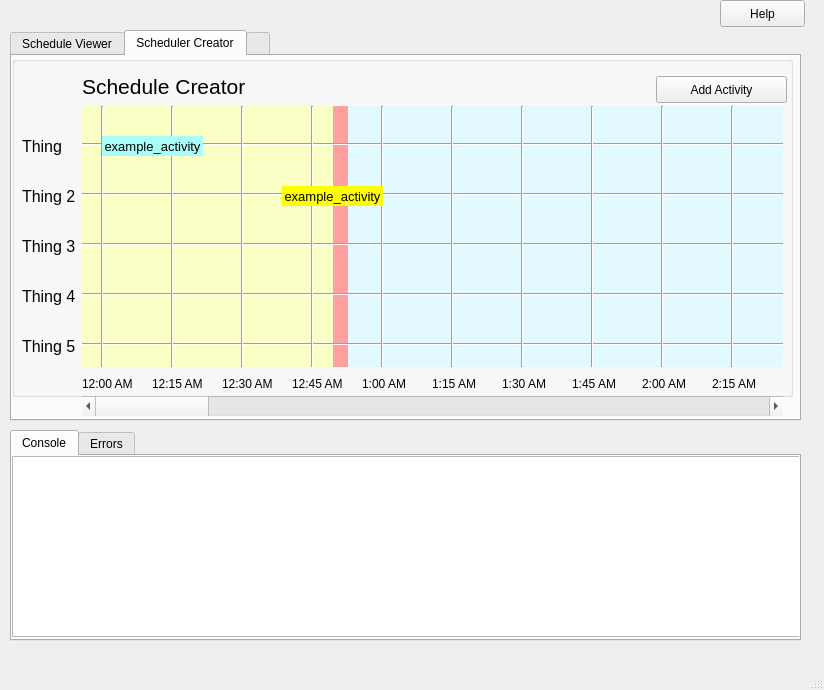
<?xml version="1.0" encoding="UTF-8"?>
<ui version="4.0">
 <class>MainWindow</class>
 <widget class="QMainWindow" name="MainWindow">
  <property name="geometry">
   <rect>
    <x>0</x>
    <y>0</y>
    <width>824</width>
    <height>690</height>
   </rect>
  </property>
  <property name="windowTitle">
   <string>ELFIN Proto GUI</string>
  </property>
  <widget class="QWidget" name="centralwidget">
   <widget class="QTabWidget" name="tabControl">
    <property name="geometry">
     <rect>
      <x>10</x>
      <y>30</y>
      <width>791</width>
      <height>391</height>
     </rect>
    </property>
    <property name="currentIndex">
     <number>1</number>
    </property>
    <widget class="QWidget" name="tab">
     <attribute name="title">
      <string>Schedule Viewer</string>
     </attribute>
     <widget class="QGroupBox" name="schedule_viewer_group_box">
      <property name="geometry">
       <rect>
        <x>0</x>
        <y>0</y>
        <width>781</width>
        <height>341</height>
       </rect>
      </property>
      <property name="title">
       <string/>
      </property>
      <widget class="QLabel" name="label">
       <property name="geometry">
        <rect>
         <x>10</x>
         <y>80</y>
         <width>61</width>
         <height>21</height>
        </rect>
       </property>
       <property name="font">
        <font>
         <pointsize>12</pointsize>
        </font>
       </property>
       <property name="text">
        <string>Thing</string>
       </property>
      </widget>
      <widget class="QLabel" name="label_2">
       <property name="geometry">
        <rect>
         <x>10</x>
         <y>130</y>
         <width>61</width>
         <height>21</height>
        </rect>
       </property>
       <property name="font">
        <font>
         <pointsize>12</pointsize>
        </font>
       </property>
       <property name="text">
        <string>Thing 2</string>
       </property>
      </widget>
      <widget class="QLabel" name="label_3">
       <property name="geometry">
        <rect>
         <x>10</x>
         <y>180</y>
         <width>61</width>
         <height>21</height>
        </rect>
       </property>
       <property name="font">
        <font>
         <pointsize>12</pointsize>
        </font>
       </property>
       <property name="text">
        <string>Thing 3</string>
       </property>
      </widget>
      <widget class="QLabel" name="label_4">
       <property name="geometry">
        <rect>
         <x>10</x>
         <y>230</y>
         <width>61</width>
         <height>21</height>
        </rect>
       </property>
       <property name="font">
        <font>
         <pointsize>12</pointsize>
        </font>
       </property>
       <property name="text">
        <string>Thing 4</string>
       </property>
      </widget>
      <widget class="QLabel" name="label_5">
       <property name="geometry">
        <rect>
         <x>10</x>
         <y>280</y>
         <width>61</width>
         <height>21</height>
        </rect>
       </property>
       <property name="font">
        <font>
         <pointsize>12</pointsize>
        </font>
       </property>
       <property name="text">
        <string>Thing 5</string>
       </property>
      </widget>
      <widget class="QLabel" name="schedule_viewer_label">
       <property name="geometry">
        <rect>
         <x>70</x>
         <y>20</y>
         <width>231</width>
         <height>21</height>
        </rect>
       </property>
       <property name="font">
        <font>
         <pointsize>16</pointsize>
        </font>
       </property>
       <property name="text">
        <string>Schedule Viewer</string>
       </property>
      </widget>
      <widget class="QLabel" name="example_zone_2">
       <property name="geometry">
        <rect>
         <x>330</x>
         <y>50</y>
         <width>441</width>
         <height>261</height>
        </rect>
       </property>
       <property name="toolTip">
        <string>some other zone</string>
       </property>
       <property name="styleSheet">
        <string notr="true">QLabel { background-color : rgb(225, 249, 255); color : black; }</string>
       </property>
       <property name="text">
        <string/>
       </property>
      </widget>
      <widget class="QLabel" name="example_event_1">
       <property name="geometry">
        <rect>
         <x>316</x>
         <y>50</y>
         <width>20</width>
         <height>261</height>
        </rect>
       </property>
       <property name="toolTip">
        <string>some event</string>
       </property>
       <property name="styleSheet">
        <string notr="true">QLabel { background-color : rgb(255, 160, 160); color : black; }</string>
       </property>
       <property name="text">
        <string/>
       </property>
      </widget>
      <widget class="QLabel" name="example_zone_1">
       <property name="geometry">
        <rect>
         <x>70</x>
         <y>50</y>
         <width>251</width>
         <height>261</height>
        </rect>
       </property>
       <property name="toolTip">
        <string>some zone</string>
       </property>
       <property name="styleSheet">
        <string notr="true">QLabel { background-color :rgb(250, 255, 198); color : black; }</string>
       </property>
       <property name="text">
        <string/>
       </property>
      </widget>
      <widget class="Line" name="horizontal_line_4">
       <property name="geometry">
        <rect>
         <x>70</x>
         <y>230</y>
         <width>701</width>
         <height>16</height>
        </rect>
       </property>
       <property name="orientation">
        <enum>Qt::Horizontal</enum>
       </property>
      </widget>
      <widget class="Line" name="horizontal_line_1">
       <property name="geometry">
        <rect>
         <x>70</x>
         <y>80</y>
         <width>701</width>
         <height>16</height>
        </rect>
       </property>
       <property name="orientation">
        <enum>Qt::Horizontal</enum>
       </property>
      </widget>
      <widget class="Line" name="horizontal_line_5">
       <property name="geometry">
        <rect>
         <x>70</x>
         <y>280</y>
         <width>701</width>
         <height>16</height>
        </rect>
       </property>
       <property name="orientation">
        <enum>Qt::Horizontal</enum>
       </property>
      </widget>
      <widget class="Line" name="horizontal_line_3">
       <property name="geometry">
        <rect>
         <x>70</x>
         <y>180</y>
         <width>701</width>
         <height>16</height>
        </rect>
       </property>
       <property name="orientation">
        <enum>Qt::Horizontal</enum>
       </property>
      </widget>
      <widget class="Line" name="horizontal_line_2">
       <property name="geometry">
        <rect>
         <x>70</x>
         <y>130</y>
         <width>701</width>
         <height>16</height>
        </rect>
       </property>
       <property name="orientation">
        <enum>Qt::Horizontal</enum>
       </property>
      </widget>
      <widget class="QLabel" name="example_time_label_1">
       <property name="geometry">
        <rect>
         <x>70</x>
         <y>320</y>
         <width>52</width>
         <height>15</height>
        </rect>
       </property>
       <property name="text">
        <string>12:00 AM</string>
       </property>
      </widget>
      <widget class="QLabel" name="example_time_label_2">
       <property name="geometry">
        <rect>
         <x>140</x>
         <y>320</y>
         <width>52</width>
         <height>15</height>
        </rect>
       </property>
       <property name="text">
        <string>12:15 AM</string>
       </property>
      </widget>
      <widget class="QLabel" name="example_time_label_3">
       <property name="geometry">
        <rect>
         <x>210</x>
         <y>320</y>
         <width>52</width>
         <height>15</height>
        </rect>
       </property>
       <property name="text">
        <string>12:30 AM</string>
       </property>
      </widget>
      <widget class="QLabel" name="example_time_label_4">
       <property name="geometry">
        <rect>
         <x>280</x>
         <y>320</y>
         <width>52</width>
         <height>15</height>
        </rect>
       </property>
       <property name="text">
        <string>12:45 AM</string>
       </property>
      </widget>
      <widget class="QLabel" name="example_time_label_5">
       <property name="geometry">
        <rect>
         <x>350</x>
         <y>320</y>
         <width>52</width>
         <height>15</height>
        </rect>
       </property>
       <property name="text">
        <string>1:00 AM</string>
       </property>
      </widget>
      <widget class="QLabel" name="example_time_label_6">
       <property name="geometry">
        <rect>
         <x>420</x>
         <y>320</y>
         <width>52</width>
         <height>15</height>
        </rect>
       </property>
       <property name="text">
        <string>1:15 AM</string>
       </property>
      </widget>
      <widget class="QLabel" name="example_time_label_7">
       <property name="geometry">
        <rect>
         <x>490</x>
         <y>320</y>
         <width>52</width>
         <height>15</height>
        </rect>
       </property>
       <property name="text">
        <string>1:30 AM</string>
       </property>
      </widget>
      <widget class="QLabel" name="example_time_label_8">
       <property name="geometry">
        <rect>
         <x>560</x>
         <y>320</y>
         <width>52</width>
         <height>15</height>
        </rect>
       </property>
       <property name="text">
        <string>1:45 AM</string>
       </property>
      </widget>
      <widget class="QLabel" name="example_time_label_9">
       <property name="geometry">
        <rect>
         <x>630</x>
         <y>320</y>
         <width>52</width>
         <height>15</height>
        </rect>
       </property>
       <property name="text">
        <string>2:00 AM</string>
       </property>
      </widget>
      <widget class="QLabel" name="example_time_label_10">
       <property name="geometry">
        <rect>
         <x>700</x>
         <y>320</y>
         <width>52</width>
         <height>15</height>
        </rect>
       </property>
       <property name="text">
        <string>2:15 AM</string>
       </property>
      </widget>
      <widget class="Line" name="vertical_line_1">
       <property name="geometry">
        <rect>
         <x>80</x>
         <y>50</y>
         <width>20</width>
         <height>261</height>
        </rect>
       </property>
       <property name="orientation">
        <enum>Qt::Vertical</enum>
       </property>
      </widget>
      <widget class="Line" name="vertical_line_2">
       <property name="geometry">
        <rect>
         <x>150</x>
         <y>50</y>
         <width>20</width>
         <height>261</height>
        </rect>
       </property>
       <property name="orientation">
        <enum>Qt::Vertical</enum>
       </property>
      </widget>
      <widget class="Line" name="vertical_line_3">
       <property name="geometry">
        <rect>
         <x>220</x>
         <y>50</y>
         <width>20</width>
         <height>261</height>
        </rect>
       </property>
       <property name="orientation">
        <enum>Qt::Vertical</enum>
       </property>
      </widget>
      <widget class="Line" name="vertical_line_4">
       <property name="geometry">
        <rect>
         <x>290</x>
         <y>50</y>
         <width>20</width>
         <height>261</height>
        </rect>
       </property>
       <property name="orientation">
        <enum>Qt::Vertical</enum>
       </property>
      </widget>
      <widget class="Line" name="vertical_line_5">
       <property name="geometry">
        <rect>
         <x>360</x>
         <y>50</y>
         <width>20</width>
         <height>261</height>
        </rect>
       </property>
       <property name="orientation">
        <enum>Qt::Vertical</enum>
       </property>
      </widget>
      <widget class="Line" name="vertical_line_6">
       <property name="geometry">
        <rect>
         <x>430</x>
         <y>50</y>
         <width>20</width>
         <height>261</height>
        </rect>
       </property>
       <property name="orientation">
        <enum>Qt::Vertical</enum>
       </property>
      </widget>
      <widget class="Line" name="vertical_line_7">
       <property name="geometry">
        <rect>
         <x>500</x>
         <y>50</y>
         <width>20</width>
         <height>261</height>
        </rect>
       </property>
       <property name="orientation">
        <enum>Qt::Vertical</enum>
       </property>
      </widget>
      <widget class="Line" name="vertical_line_8">
       <property name="geometry">
        <rect>
         <x>570</x>
         <y>50</y>
         <width>20</width>
         <height>261</height>
        </rect>
       </property>
       <property name="orientation">
        <enum>Qt::Vertical</enum>
       </property>
      </widget>
      <widget class="Line" name="vertical_line_9">
       <property name="geometry">
        <rect>
         <x>640</x>
         <y>50</y>
         <width>20</width>
         <height>261</height>
        </rect>
       </property>
       <property name="orientation">
        <enum>Qt::Vertical</enum>
       </property>
      </widget>
      <widget class="Line" name="vertical_line_10">
       <property name="geometry">
        <rect>
         <x>710</x>
         <y>50</y>
         <width>20</width>
         <height>261</height>
        </rect>
       </property>
       <property name="orientation">
        <enum>Qt::Vertical</enum>
       </property>
      </widget>
      <widget class="QLabel" name="example_activity_label_1">
       <property name="geometry">
        <rect>
         <x>90</x>
         <y>80</y>
         <width>101</width>
         <height>21</height>
        </rect>
       </property>
       <property name="font">
        <font>
         <pointsize>10</pointsize>
        </font>
       </property>
       <property name="toolTip">
        <string>This  is an example status for an activity</string>
       </property>
       <property name="styleSheet">
        <string notr="true">QLabel { background-color : rgb(169, 253, 248); color : black; }</string>
       </property>
       <property name="text">
        <string>example_activity</string>
       </property>
      </widget>
      <widget class="QLabel" name="example_activity_label_2">
       <property name="geometry">
        <rect>
         <x>250</x>
         <y>130</y>
         <width>101</width>
         <height>21</height>
        </rect>
       </property>
       <property name="font">
        <font>
         <pointsize>10</pointsize>
        </font>
       </property>
       <property name="toolTip">
        <string>&lt;html&gt;&lt;head/&gt;&lt;body&gt;&lt;p&gt;LENGTH: 15 &lt;/p&gt;&lt;p&gt;START TIME: 10:22 &lt;/p&gt;&lt;p&gt;END TIME: 10:37&lt;/p&gt;&lt;p&gt;&lt;br/&gt;&lt;/p&gt;&lt;/body&gt;&lt;/html&gt;</string>
       </property>
       <property name="styleSheet">
        <string notr="true">QLabel { background-color : rgb(255, 255, 0); color : black; }</string>
       </property>
       <property name="text">
        <string>example_activity</string>
       </property>
      </widget>
      <zorder>example_zone_2</zorder>
      <zorder>example_event_1</zorder>
      <zorder>example_zone_1</zorder>
      <zorder>label</zorder>
      <zorder>label_2</zorder>
      <zorder>label_3</zorder>
      <zorder>label_4</zorder>
      <zorder>label_5</zorder>
      <zorder>schedule_viewer_label</zorder>
      <zorder>horizontal_line_4</zorder>
      <zorder>horizontal_line_5</zorder>
      <zorder>horizontal_line_3</zorder>
      <zorder>horizontal_line_2</zorder>
      <zorder>horizontal_line_1</zorder>
      <zorder>example_time_label_1</zorder>
      <zorder>example_time_label_2</zorder>
      <zorder>example_time_label_3</zorder>
      <zorder>example_time_label_4</zorder>
      <zorder>example_time_label_5</zorder>
      <zorder>example_time_label_6</zorder>
      <zorder>example_time_label_7</zorder>
      <zorder>example_time_label_8</zorder>
      <zorder>example_time_label_9</zorder>
      <zorder>example_time_label_10</zorder>
      <zorder>vertical_line_1</zorder>
      <zorder>vertical_line_2</zorder>
      <zorder>vertical_line_3</zorder>
      <zorder>vertical_line_4</zorder>
      <zorder>vertical_line_5</zorder>
      <zorder>vertical_line_6</zorder>
      <zorder>vertical_line_7</zorder>
      <zorder>vertical_line_8</zorder>
      <zorder>vertical_line_9</zorder>
      <zorder>vertical_line_10</zorder>
      <zorder>example_activity_label_1</zorder>
      <zorder>example_activity_label_2</zorder>
     </widget>
     <widget class="QScrollBar" name="schedule_viewer_scroll_bar">
      <property name="geometry">
       <rect>
        <x>70</x>
        <y>340</y>
        <width>701</width>
        <height>20</height>
       </rect>
      </property>
      <property name="maximum">
       <number>50</number>
      </property>
      <property name="orientation">
       <enum>Qt::Horizontal</enum>
      </property>
     </widget>
    </widget>
    <widget class="QWidget" name="tab_2">
     <attribute name="title">
      <string>Scheduler Creator</string>
     </attribute>
     <widget class="QGroupBox" name="schedule_creator_group_box">
      <property name="geometry">
       <rect>
        <x>0</x>
        <y>0</y>
        <width>781</width>
        <height>341</height>
       </rect>
      </property>
      <property name="title">
       <string/>
      </property>
      <widget class="QLabel" name="label_6">
       <property name="geometry">
        <rect>
         <x>10</x>
         <y>80</y>
         <width>61</width>
         <height>21</height>
        </rect>
       </property>
       <property name="font">
        <font>
         <pointsize>12</pointsize>
        </font>
       </property>
       <property name="text">
        <string>Thing</string>
       </property>
      </widget>
      <widget class="QLabel" name="label_7">
       <property name="geometry">
        <rect>
         <x>10</x>
         <y>130</y>
         <width>61</width>
         <height>21</height>
        </rect>
       </property>
       <property name="font">
        <font>
         <pointsize>12</pointsize>
        </font>
       </property>
       <property name="text">
        <string>Thing 2</string>
       </property>
      </widget>
      <widget class="QLabel" name="label_8">
       <property name="geometry">
        <rect>
         <x>10</x>
         <y>180</y>
         <width>61</width>
         <height>21</height>
        </rect>
       </property>
       <property name="font">
        <font>
         <pointsize>12</pointsize>
        </font>
       </property>
       <property name="text">
        <string>Thing 3</string>
       </property>
      </widget>
      <widget class="QLabel" name="label_9">
       <property name="geometry">
        <rect>
         <x>10</x>
         <y>230</y>
         <width>61</width>
         <height>21</height>
        </rect>
       </property>
       <property name="font">
        <font>
         <pointsize>12</pointsize>
        </font>
       </property>
       <property name="text">
        <string>Thing 4</string>
       </property>
      </widget>
      <widget class="QLabel" name="label_10">
       <property name="geometry">
        <rect>
         <x>10</x>
         <y>280</y>
         <width>61</width>
         <height>21</height>
        </rect>
       </property>
       <property name="font">
        <font>
         <pointsize>12</pointsize>
        </font>
       </property>
       <property name="text">
        <string>Thing 5</string>
       </property>
      </widget>
      <widget class="QLabel" name="schedule_viewer_label_2">
       <property name="geometry">
        <rect>
         <x>70</x>
         <y>20</y>
         <width>231</width>
         <height>21</height>
        </rect>
       </property>
       <property name="font">
        <font>
         <pointsize>16</pointsize>
        </font>
       </property>
       <property name="text">
        <string>Schedule Creator</string>
       </property>
      </widget>
      <widget class="QLabel" name="example_zone_3">
       <property name="geometry">
        <rect>
         <x>330</x>
         <y>50</y>
         <width>441</width>
         <height>261</height>
        </rect>
       </property>
       <property name="toolTip">
        <string>some other zone</string>
       </property>
       <property name="styleSheet">
        <string notr="true">QLabel { background-color : rgb(225, 249, 255); color : black; }</string>
       </property>
       <property name="text">
        <string/>
       </property>
      </widget>
      <widget class="QLabel" name="example_event_2">
       <property name="geometry">
        <rect>
         <x>315</x>
         <y>50</y>
         <width>21</width>
         <height>261</height>
        </rect>
       </property>
       <property name="toolTip">
        <string>some event</string>
       </property>
       <property name="styleSheet">
        <string notr="true">QLabel { background-color : rgb(255, 160, 160); color : black; }</string>
       </property>
       <property name="text">
        <string/>
       </property>
      </widget>
      <widget class="QLabel" name="example_zone_4">
       <property name="geometry">
        <rect>
         <x>70</x>
         <y>50</y>
         <width>251</width>
         <height>261</height>
        </rect>
       </property>
       <property name="toolTip">
        <string>some zone</string>
       </property>
       <property name="styleSheet">
        <string notr="true">QLabel { background-color :rgb(250, 255, 198); color : black; }</string>
       </property>
       <property name="text">
        <string/>
       </property>
      </widget>
      <widget class="Line" name="horizontal_line_6">
       <property name="geometry">
        <rect>
         <x>70</x>
         <y>230</y>
         <width>701</width>
         <height>16</height>
        </rect>
       </property>
       <property name="orientation">
        <enum>Qt::Horizontal</enum>
       </property>
      </widget>
      <widget class="Line" name="horizontal_line_7">
       <property name="geometry">
        <rect>
         <x>70</x>
         <y>80</y>
         <width>701</width>
         <height>16</height>
        </rect>
       </property>
       <property name="orientation">
        <enum>Qt::Horizontal</enum>
       </property>
      </widget>
      <widget class="Line" name="horizontal_line_8">
       <property name="geometry">
        <rect>
         <x>70</x>
         <y>280</y>
         <width>701</width>
         <height>16</height>
        </rect>
       </property>
       <property name="orientation">
        <enum>Qt::Horizontal</enum>
       </property>
      </widget>
      <widget class="Line" name="horizontal_line_9">
       <property name="geometry">
        <rect>
         <x>70</x>
         <y>180</y>
         <width>701</width>
         <height>16</height>
        </rect>
       </property>
       <property name="orientation">
        <enum>Qt::Horizontal</enum>
       </property>
      </widget>
      <widget class="Line" name="horizontal_line_10">
       <property name="geometry">
        <rect>
         <x>70</x>
         <y>130</y>
         <width>701</width>
         <height>16</height>
        </rect>
       </property>
       <property name="orientation">
        <enum>Qt::Horizontal</enum>
       </property>
      </widget>
      <widget class="QLabel" name="example_time_label_11">
       <property name="geometry">
        <rect>
         <x>70</x>
         <y>320</y>
         <width>52</width>
         <height>15</height>
        </rect>
       </property>
       <property name="text">
        <string>12:00 AM</string>
       </property>
      </widget>
      <widget class="QLabel" name="example_time_label_12">
       <property name="geometry">
        <rect>
         <x>140</x>
         <y>320</y>
         <width>52</width>
         <height>15</height>
        </rect>
       </property>
       <property name="text">
        <string>12:15 AM</string>
       </property>
      </widget>
      <widget class="QLabel" name="example_time_label_13">
       <property name="geometry">
        <rect>
         <x>210</x>
         <y>320</y>
         <width>52</width>
         <height>15</height>
        </rect>
       </property>
       <property name="text">
        <string>12:30 AM</string>
       </property>
      </widget>
      <widget class="QLabel" name="example_time_label_14">
       <property name="geometry">
        <rect>
         <x>280</x>
         <y>320</y>
         <width>52</width>
         <height>15</height>
        </rect>
       </property>
       <property name="text">
        <string>12:45 AM</string>
       </property>
      </widget>
      <widget class="QLabel" name="example_time_label_15">
       <property name="geometry">
        <rect>
         <x>350</x>
         <y>320</y>
         <width>52</width>
         <height>15</height>
        </rect>
       </property>
       <property name="text">
        <string>1:00 AM</string>
       </property>
      </widget>
      <widget class="QLabel" name="example_time_label_16">
       <property name="geometry">
        <rect>
         <x>420</x>
         <y>320</y>
         <width>52</width>
         <height>15</height>
        </rect>
       </property>
       <property name="text">
        <string>1:15 AM</string>
       </property>
      </widget>
      <widget class="QLabel" name="example_time_label_17">
       <property name="geometry">
        <rect>
         <x>490</x>
         <y>320</y>
         <width>52</width>
         <height>15</height>
        </rect>
       </property>
       <property name="text">
        <string>1:30 AM</string>
       </property>
      </widget>
      <widget class="QLabel" name="example_time_label_18">
       <property name="geometry">
        <rect>
         <x>560</x>
         <y>320</y>
         <width>52</width>
         <height>15</height>
        </rect>
       </property>
       <property name="text">
        <string>1:45 AM</string>
       </property>
      </widget>
      <widget class="QLabel" name="example_time_label_19">
       <property name="geometry">
        <rect>
         <x>630</x>
         <y>320</y>
         <width>52</width>
         <height>15</height>
        </rect>
       </property>
       <property name="text">
        <string>2:00 AM</string>
       </property>
      </widget>
      <widget class="QLabel" name="example_time_label_20">
       <property name="geometry">
        <rect>
         <x>700</x>
         <y>320</y>
         <width>52</width>
         <height>15</height>
        </rect>
       </property>
       <property name="text">
        <string>2:15 AM</string>
       </property>
      </widget>
      <widget class="Line" name="vertical_line_11">
       <property name="geometry">
        <rect>
         <x>80</x>
         <y>50</y>
         <width>20</width>
         <height>261</height>
        </rect>
       </property>
       <property name="orientation">
        <enum>Qt::Vertical</enum>
       </property>
      </widget>
      <widget class="Line" name="vertical_line_12">
       <property name="geometry">
        <rect>
         <x>150</x>
         <y>50</y>
         <width>20</width>
         <height>261</height>
        </rect>
       </property>
       <property name="orientation">
        <enum>Qt::Vertical</enum>
       </property>
      </widget>
      <widget class="Line" name="vertical_line_13">
       <property name="geometry">
        <rect>
         <x>220</x>
         <y>50</y>
         <width>20</width>
         <height>261</height>
        </rect>
       </property>
       <property name="orientation">
        <enum>Qt::Vertical</enum>
       </property>
      </widget>
      <widget class="Line" name="vertical_line_14">
       <property name="geometry">
        <rect>
         <x>290</x>
         <y>50</y>
         <width>20</width>
         <height>261</height>
        </rect>
       </property>
       <property name="orientation">
        <enum>Qt::Vertical</enum>
       </property>
      </widget>
      <widget class="Line" name="vertical_line_15">
       <property name="geometry">
        <rect>
         <x>360</x>
         <y>50</y>
         <width>20</width>
         <height>261</height>
        </rect>
       </property>
       <property name="orientation">
        <enum>Qt::Vertical</enum>
       </property>
      </widget>
      <widget class="Line" name="vertical_line_16">
       <property name="geometry">
        <rect>
         <x>430</x>
         <y>50</y>
         <width>20</width>
         <height>261</height>
        </rect>
       </property>
       <property name="orientation">
        <enum>Qt::Vertical</enum>
       </property>
      </widget>
      <widget class="Line" name="vertical_line_17">
       <property name="geometry">
        <rect>
         <x>500</x>
         <y>50</y>
         <width>20</width>
         <height>261</height>
        </rect>
       </property>
       <property name="orientation">
        <enum>Qt::Vertical</enum>
       </property>
      </widget>
      <widget class="Line" name="vertical_line_18">
       <property name="geometry">
        <rect>
         <x>570</x>
         <y>50</y>
         <width>20</width>
         <height>261</height>
        </rect>
       </property>
       <property name="orientation">
        <enum>Qt::Vertical</enum>
       </property>
      </widget>
      <widget class="Line" name="vertical_line_19">
       <property name="geometry">
        <rect>
         <x>640</x>
         <y>50</y>
         <width>20</width>
         <height>261</height>
        </rect>
       </property>
       <property name="orientation">
        <enum>Qt::Vertical</enum>
       </property>
      </widget>
      <widget class="Line" name="vertical_line_20">
       <property name="geometry">
        <rect>
         <x>710</x>
         <y>50</y>
         <width>20</width>
         <height>261</height>
        </rect>
       </property>
       <property name="orientation">
        <enum>Qt::Vertical</enum>
       </property>
      </widget>
      <widget class="QPushButton" name="add_activity_button">
       <property name="geometry">
        <rect>
         <x>644</x>
         <y>20</y>
         <width>131</width>
         <height>27</height>
        </rect>
       </property>
       <property name="text">
        <string>Add Activity</string>
       </property>
       <property name="flat">
        <bool>false</bool>
       </property>
      </widget>
      <widget class="QPushButton" name="example_activity_button_1">
       <property name="geometry">
        <rect>
         <x>90</x>
         <y>80</y>
         <width>101</width>
         <height>20</height>
        </rect>
       </property>
       <property name="font">
        <font>
         <pointsize>10</pointsize>
        </font>
       </property>
       <property name="toolTip">
        <string>some activity info</string>
       </property>
       <property name="styleSheet">
        <string notr="true">QPushButton { background-color : rgb(169, 253, 248);  color: black; border: 2px;}</string>
       </property>
       <property name="text">
        <string>example_activity</string>
       </property>
       <property name="flat">
        <bool>false</bool>
       </property>
      </widget>
      <widget class="QPushButton" name="example_activity_button_2">
       <property name="geometry">
        <rect>
         <x>270</x>
         <y>130</y>
         <width>101</width>
         <height>20</height>
        </rect>
       </property>
       <property name="font">
        <font>
         <pointsize>10</pointsize>
        </font>
       </property>
       <property name="toolTip">
        <string>&lt;html&gt;&lt;head/&gt;&lt;body&gt;&lt;p&gt;LENGTH: 15 &lt;/p&gt;&lt;p&gt;START TIME: 10:22 &lt;/p&gt;&lt;p&gt;END TIME: 10:37&lt;/p&gt;&lt;/body&gt;&lt;/html&gt;</string>
       </property>
       <property name="styleSheet">
        <string notr="true">QPushButton { background-color : rgb(255, 255, 0);  color: black; border: 2px;}</string>
       </property>
       <property name="text">
        <string>example_activity</string>
       </property>
       <property name="flat">
        <bool>false</bool>
       </property>
      </widget>
      <zorder>example_zone_3</zorder>
      <zorder>example_event_2</zorder>
      <zorder>example_zone_4</zorder>
      <zorder>label_6</zorder>
      <zorder>label_7</zorder>
      <zorder>label_8</zorder>
      <zorder>label_9</zorder>
      <zorder>label_10</zorder>
      <zorder>schedule_viewer_label_2</zorder>
      <zorder>horizontal_line_6</zorder>
      <zorder>horizontal_line_7</zorder>
      <zorder>horizontal_line_8</zorder>
      <zorder>horizontal_line_9</zorder>
      <zorder>horizontal_line_10</zorder>
      <zorder>example_time_label_11</zorder>
      <zorder>example_time_label_12</zorder>
      <zorder>example_time_label_13</zorder>
      <zorder>example_time_label_14</zorder>
      <zorder>example_time_label_15</zorder>
      <zorder>example_time_label_16</zorder>
      <zorder>example_time_label_17</zorder>
      <zorder>example_time_label_18</zorder>
      <zorder>example_time_label_19</zorder>
      <zorder>example_time_label_20</zorder>
      <zorder>vertical_line_11</zorder>
      <zorder>vertical_line_12</zorder>
      <zorder>vertical_line_13</zorder>
      <zorder>vertical_line_14</zorder>
      <zorder>vertical_line_15</zorder>
      <zorder>vertical_line_16</zorder>
      <zorder>vertical_line_17</zorder>
      <zorder>vertical_line_18</zorder>
      <zorder>vertical_line_19</zorder>
      <zorder>vertical_line_20</zorder>
      <zorder>add_activity_button</zorder>
      <zorder>example_activity_button_1</zorder>
      <zorder>example_activity_button_2</zorder>
     </widget>
     <widget class="QScrollBar" name="schedule_viewer_scroll_bar_2">
      <property name="geometry">
       <rect>
        <x>70</x>
        <y>340</y>
        <width>701</width>
        <height>20</height>
       </rect>
      </property>
      <property name="maximum">
       <number>50</number>
      </property>
      <property name="orientation">
       <enum>Qt::Horizontal</enum>
      </property>
     </widget>
    </widget>
    <widget class="QWidget" name="tab_5">
     <attribute name="title">
      <string/>
     </attribute>
     <widget class="QGraphicsView" name="graphics_scene_test_view">
      <property name="geometry">
       <rect>
        <x>50</x>
        <y>30</y>
        <width>681</width>
        <height>301</height>
       </rect>
      </property>
      <property name="dragMode">
       <enum>QGraphicsView::NoDrag</enum>
      </property>
     </widget>
    </widget>
   </widget>
   <widget class="QTabWidget" name="tabWidget_2">
    <property name="geometry">
     <rect>
      <x>10</x>
      <y>430</y>
      <width>791</width>
      <height>211</height>
     </rect>
    </property>
    <property name="currentIndex">
     <number>0</number>
    </property>
    <widget class="QWidget" name="tab_3">
     <attribute name="title">
      <string>Console</string>
     </attribute>
     <widget class="QTextEdit" name="console_text_edit">
      <property name="geometry">
       <rect>
        <x>0</x>
        <y>0</y>
        <width>791</width>
        <height>181</height>
       </rect>
      </property>
      <property name="readOnly">
       <bool>true</bool>
      </property>
     </widget>
    </widget>
    <widget class="QWidget" name="tab_4">
     <attribute name="title">
      <string>Errors</string>
     </attribute>
     <widget class="QLineEdit" name="console_line_edit">
      <property name="enabled">
       <bool>true</bool>
      </property>
      <property name="geometry">
       <rect>
        <x>0</x>
        <y>150</y>
        <width>791</width>
        <height>27</height>
       </rect>
      </property>
     </widget>
    </widget>
   </widget>
   <widget class="QPushButton" name="help_button">
    <property name="geometry">
     <rect>
      <x>720</x>
      <y>0</y>
      <width>85</width>
      <height>27</height>
     </rect>
    </property>
    <property name="text">
     <string>Help</string>
    </property>
   </widget>
  </widget>
  <widget class="QMenuBar" name="menubar">
   <property name="geometry">
    <rect>
     <x>0</x>
     <y>0</y>
     <width>824</width>
     <height>23</height>
    </rect>
   </property>
  </widget>
  <widget class="QStatusBar" name="statusbar"/>
 </widget>
 <resources/>
 <connections/>
</ui>
